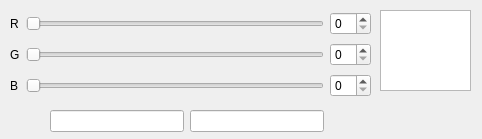
<?xml version="1.0" encoding="UTF-8"?>
<ui version="4.0">
 <class>ColorPicker</class>
 <widget class="QDialog" name="ColorPicker">
  <property name="geometry">
   <rect>
    <x>0</x>
    <y>0</y>
    <width>482</width>
    <height>139</height>
   </rect>
  </property>
  <property name="windowTitle">
   <string>Dialog</string>
  </property>
  <widget class="QTextEdit" name="colorPreview">
   <property name="geometry">
    <rect>
     <x>380</x>
     <y>10</y>
     <width>91</width>
     <height>81</height>
    </rect>
   </property>
  </widget>
  <widget class="QWidget" name="">
   <property name="geometry">
    <rect>
     <x>10</x>
     <y>10</y>
     <width>361</width>
     <height>91</height>
    </rect>
   </property>
   <layout class="QGridLayout" name="gridLayout">
    <item row="0" column="0">
     <widget class="QLabel" name="label">
      <property name="text">
       <string>R</string>
      </property>
     </widget>
    </item>
    <item row="0" column="1">
     <widget class="QSlider" name="redSlider">
      <property name="orientation">
       <enum>Qt::Horizontal</enum>
      </property>
     </widget>
    </item>
    <item row="0" column="2">
     <widget class="QSpinBox" name="redValue"/>
    </item>
    <item row="1" column="0">
     <widget class="QLabel" name="label_2">
      <property name="text">
       <string>G</string>
      </property>
     </widget>
    </item>
    <item row="1" column="1">
     <widget class="QSlider" name="greenSlider">
      <property name="orientation">
       <enum>Qt::Horizontal</enum>
      </property>
     </widget>
    </item>
    <item row="1" column="2">
     <widget class="QSpinBox" name="greenValue"/>
    </item>
    <item row="2" column="0">
     <widget class="QLabel" name="label_3">
      <property name="text">
       <string>B</string>
      </property>
     </widget>
    </item>
    <item row="2" column="1">
     <widget class="QSlider" name="blueSlider">
      <property name="orientation">
       <enum>Qt::Horizontal</enum>
      </property>
     </widget>
    </item>
    <item row="2" column="2">
     <widget class="QSpinBox" name="blueValue"/>
    </item>
   </layout>
  </widget>
  <widget class="QWidget" name="">
   <property name="geometry">
    <rect>
     <x>50</x>
     <y>110</y>
     <width>274</width>
     <height>22</height>
    </rect>
   </property>
   <layout class="QHBoxLayout" name="horizontalLayout">
    <item>
     <widget class="QLineEdit" name="rgbOutput"/>
    </item>
    <item>
     <widget class="QLineEdit" name="hexOutput"/>
    </item>
   </layout>
  </widget>
 </widget>
 <resources/>
 <connections/>
</ui>
